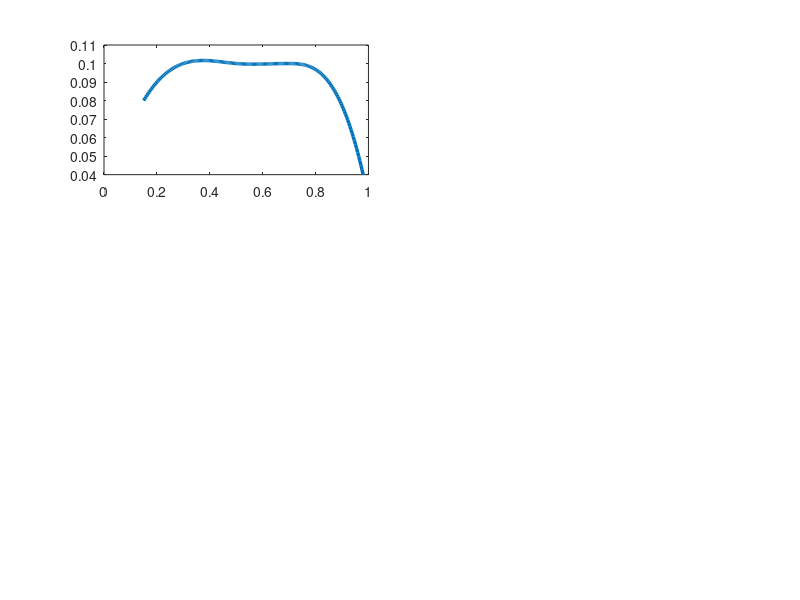

Recreate this plot in MATLAB. (Note: this script raises an error after producing the figure.)
%% 展向分布参数化 + Betz-Prandtl + Adkins-Liebeck
%  参考: Ganguli & Chopra, J. Aircraft, 1995 (展向样条)
%        Betz A., 1919; Prandtl (叶尖损失)
%        Adkins & Liebeck, J. Propulsion and Power, 1994
%
%  运行: 直接执行此脚本

clear; clc; close all;

%% ========== 演示 ==========
figure('Position', [100 100 1200 1000]);
r_R = linspace(0.15, 0.98, 200);

% ==================== 展向分布参数化 ====================

% --- 示例1: 弦长分布 ---
subplot(3,2,1);
r_ctrl = [0.15, 0.30, 0.50, 0.70, 0.85, 0.98];

chord_data = {
    'Rect-like',  [0.08, 0.10, 0.10, 0.10, 0.09, 0.04];
    'Tapered',    [0.12, 0.11, 0.09, 0.07, 0.05, 0.02];
    'High-perf',  [0.06, 0.12, 0.11, 0.08, 0.05, 0.01];
};

for idx = 1:size(chord_data, 1)
    cs = spline(r_ctrl, chord_data{idx, 2});
    c_interp = ppval(cs, r_R);
    plot(r_R, c_interp, '-', 'LineWidth', 2.5, ...
         'DisplayName', chord_data{idx, 1}); hold on;
    plot(r_ctrl, chord_data{idx, 2}, 'o', 'MarkerSize', 7, ...
         'Color', gca().Children(1).Color, 'HandleVisibility', 'off');
end
grid on; legend('Location', 'best');
title('Chord Distribution c(r/R)', 'FontSize', 13, 'FontWeight', 'bold');
xlabel('r/R'); ylabel('c/R');

% --- 示例2: 扭转角分布 ---
subplot(3,2,2);
twist_data = {
    'Linear',   [30, 24, 18, 12, 8, 5];
    'Ideal',    [35, 22, 14, 9, 6, 3];
    'Washout',  [25, 20, 15, 10, 6, 2];
};

for idx = 1:size(twist_data, 1)
    cs = spline(r_ctrl, twist_data{idx, 2});
    th_interp = ppval(cs, r_R);
    plot(r_R, th_interp, '-', 'LineWidth', 2.5, ...
         'DisplayName', twist_data{idx, 1}); hold on;
    plot(r_ctrl, twist_data{idx, 2}, 's', 'MarkerSize', 7, ...
         'Color', gca().Children(1).Color, 'HandleVisibility', 'off');
end
grid on; legend('Location', 'best');
title('Twist Distribution \theta(r/R)', 'FontSize', 13, 'FontWeight', 'bold');
xlabel('r/R'); ylabel('\theta (deg)');

% ==================== Prandtl 叶尖损失 ====================

% --- 示例3: Prandtl因子 ---
subplot(3,2,3);
B_vals = [2, 3, 4, 6];
phi_tip = deg2rad(10);
for idx = 1:length(B_vals)
    F = prandtl_tip_loss(r_R, B_vals(idx), phi_tip);
    plot(r_R, F, '-', 'LineWidth', 2.5, ...
         'DisplayName', sprintf('B = %d', B_vals(idx))); hold on;
end
ylim([0 1.1]); grid on; legend('Location', 'best');
title('Prandtl Tip-Loss Factor F(r/R)', 'FontSize', 13, 'FontWeight', 'bold');
xlabel('r/R'); ylabel('F');

% ==================== Betz 最优环量 ====================

% --- 示例4: 最优环量分布 ---
subplot(3,2,4);
V_inf = 15; omega = 200; B = 3; R = 1.0;
[Gamma, phi, F] = betz_optimal(r_R, V_inf, omega, B, R);
Gamma_norm = Gamma / max(Gamma);

plot(r_R, Gamma_norm, 'b-', 'LineWidth', 2.5, 'DisplayName', 'Betz-Prandtl'); hold on;
plot(r_R, F, 'g--', 'LineWidth', 2, 'DisplayName', 'Prandtl F');
grid on; legend('Location', 'best');
title('Betz Optimal Circulation', 'FontSize', 13, 'FontWeight', 'bold');
xlabel('r/R'); ylabel('\Gamma / \Gamma_{max}');

% ==================== Adkins-Liebeck ====================

% --- 示例5 & 6: 设计结果 ---
r_des = linspace(0.20, 0.95, 100);
[chord, beta, alpha_d, phi_d] = adkins_liebeck(r_des, 20, 300, 50, 3, 0.6, 0.012, 0.15);

subplot(3,2,5);
plot(r_des, chord*1000, 'b-', 'LineWidth', 2.5);
grid on;
title('Adkins-Liebeck: Chord', 'FontSize', 13, 'FontWeight', 'bold');
xlabel('r/R'); ylabel('Chord (mm)');

subplot(3,2,6);
plot(r_des, beta, 'r-', 'LineWidth', 2.5, 'DisplayName', '\beta (pitch)'); hold on;
plot(r_des, phi_d, 'b--', 'LineWidth', 2, 'DisplayName', '\phi (inflow)');
grid on; legend('Location', 'best');
title('Adkins-Liebeck: Angles', 'FontSize', 13, 'FontWeight', 'bold');
xlabel('r/R'); ylabel('Angle (deg)');

sgtitle('Spanwise + Betz-Prandtl + Adkins-Liebeck', ...
        'FontSize', 15, 'FontWeight', 'bold');

%% ========== 函数定义 ==========

function F = prandtl_tip_loss(r_R, B, phi_tip)
    r = r_R;
    R = 1.0;
    exponent = -B * (R - r) ./ (2 * r .* sin(phi_tip) + 1e-10);
    F = (2/pi) * acos(max(min(exp(exponent), 1), -1));
end

function [Gamma, phi, F] = betz_optimal(r_R, V_inf, omega, B, R)
    r = r_R * R;
    phi = atan2(V_inf, omega * r);
    phi_tip = atan2(V_inf, omega * R);
    F = prandtl_tip_loss(r_R, B, phi_tip);
    Gamma = 2*pi * r .* V_inf .* sin(phi) .* cos(phi) .* F / B;
end

function [chord, beta, alpha_d, phi_deg] = adkins_liebeck(r_R, V_inf, omega, T_req, B, Cl_d, Cd_d, R)
    rho = 1.225;
    r = r_R * R;
    lambda_r = omega * r / V_inf;

    phi_tip = atan2(V_inf, omega * R);
    F = prandtl_tip_loss(r_R, B, phi_tip);

    phi = atan2(V_inf, omega * r);

    % 迭代
    for iter = 1:10
        sp = sin(phi); cp = cos(phi);
        a = 1 ./ (1 + 4*F.*sp.^2 ./ (B*Cl_d*cp./(2*pi*r) + 1e-10) + 1);
        a = min(max(a, 0), 0.4);
        a_p = 1 ./ (4*F.*cp ./ (B*Cl_d./(2*pi*r) + 1e-10) - 1 + 1e-10);
        a_p = min(max(a_p, 0), 0.4);
        phi = atan2(V_inf*(1+a), omega*r.*(1-a_p));
    end

    W = sqrt((V_inf*(1+a)).^2 + (omega*r.*(1-a_p)).^2);

    chord = 8*pi*r.*F.*sin(phi)/B/Cl_d .* ...
            (cos(phi) - lambda_r.*sin(phi)) ./ ...
            (sin(phi) + lambda_r.*cos(phi) + 1e-10);
    chord = abs(chord);
    chord = min(max(chord, 0.01*R), 0.5*R);

    alpha_design = rad2deg(atan2(Cl_d, 2*pi));
    beta = rad2deg(phi) + alpha_design;
    alpha_d = alpha_design * ones(size(r_R));
    phi_deg = rad2deg(phi);
end
